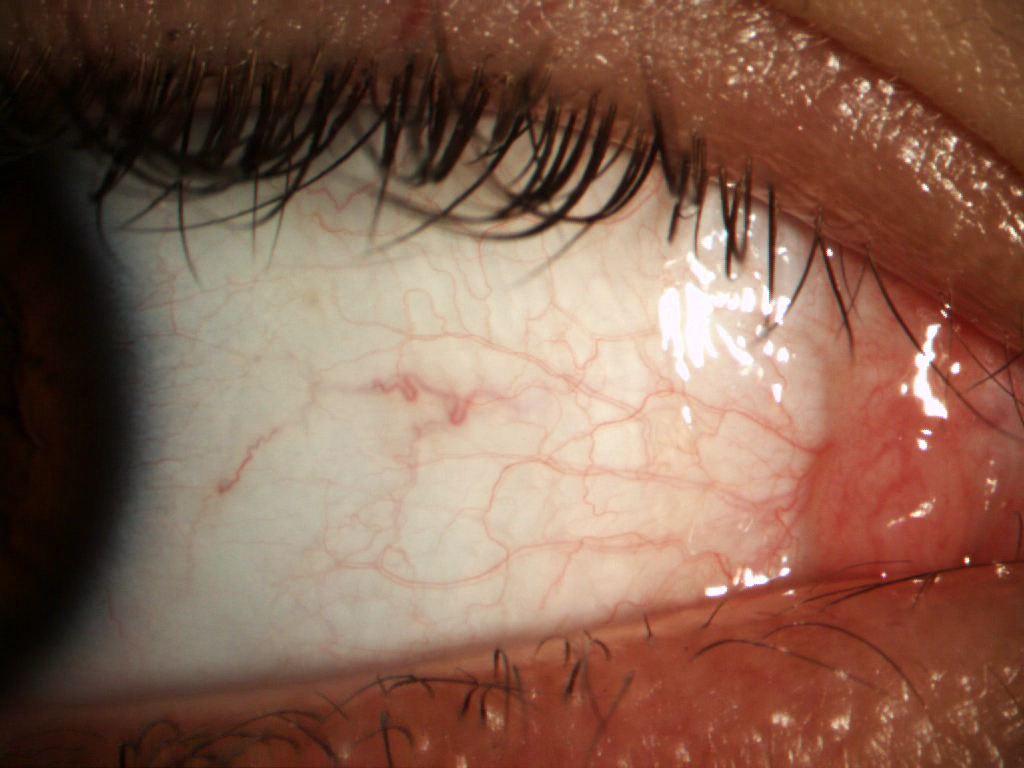
#> input picture dataset/BN_15_1.BMP, 1024 x 768 px
$ python -i segmentation.py   (imports and definitions only)
#> lines starting #> are read from the running program, lines starting #| are printed output that depends on the picture; after the words box and inside, x2 and y2 are one past the last pixel; in counts of white or black regions, pixels touching at a corner belong together
#> further down, picture is the input picture: shape (768, 1024, 3); mean B, G, R 80.6, 97.9, 133.3
import numpy as np
import cv2
from matplotlib import pyplot as plt

LIMITE_ROJO = 145
MINIMO_MASCARAS = 4
N_MEDIAN = 4

# [8 lines left out: function pinta_mascara, not called in this run]

def bgr_to_tsl(image):  # bgr
    """
    Convertir imagen bgr a tsl.
    Solo calcula los canales S y L

    Parameters
    ----------
    image : numpy.ndarray | imagen BGR
    Returns
    -------
    numpy.ndarray | imagen TSL
    """
    image = image.astype(float)
    output = (image*0).astype(float)
#> output: shape (768, 1024, 3) float64; every value is 0

    suma_ = (image[:,:,2]+image[:,:,1]+image[:,:,0])
    r = np.divide(image[:,:,2],suma_+0.00001)
    g = np.divide(image[:,:,1],suma_+0.00001)

    r_prima = r - 1/3
    g_prima = g - 1/3

    # El canal T no nos interesa.

    # Canal S
    output[:,:,1] = (np.sqrt((9/5)*(np.power(r_prima,2)+np.power(g_prima,2))))*255

    # Canal L
    output[:,:,2] = 0.299*image[:,:,2]+0.587*image[:,:,1]+0.114*image[:,:,0]

    return(output.astype(np.uint8))

def get_mtg(image):
    """
    Thresholding en el canal G de una imagen BGR usando
    la media de la intensidad de toda la imagen

    Parameters
    ----------
    image : numpy.ndarray | imagen BGR
    Returns
    -------
    numpy.ndarray | mascara (x,y) -> 1 o 0
    """
    output = image[:,:,0]*0
#> output: shape (768, 1024); every value is 0
    umbral = np.mean(image)
#> umbral = 103.9
    ix,iy = np.where(image[:,:,1]>=umbral)
    output[ix,iy]=1
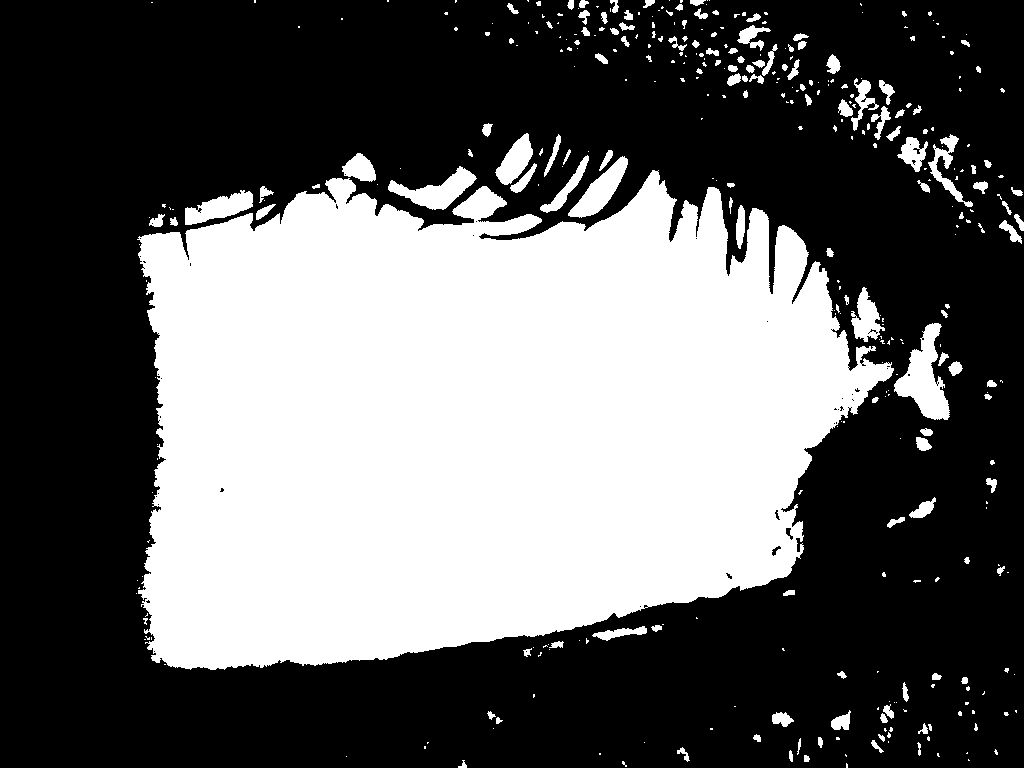
#> output: shape (768, 1024); values 0 (black) and 1 (white), 38.7% white; 383 white regions (240 under 20 px), largest, box (x1, y1, x2, y2) and area: (137, 170, 894, 670) 281429, (894, 323, 950, 420) 2616, (388, 166, 477, 210) 1609
    return output

def get_mtg2(image):
    """
    Thresholding en el canal G de una imagen BGR usando
    la media del tronco central del canal G

    Parameters
    ----------
    image : numpy.ndarray | imagen BGR
    Returns
    -------
    numpy.ndarray | mascara (x,y) -> 1 o 0
    """
    output = image[:,:,0]*0
    bloque_central1 = int(image.shape[0]/3)
    bloque_central2 = int(image.shape[1]/3)
    umbral = np.mean(image[bloque_central1:bloque_central1*2,bloque_central2:bloque_central2*2:,1])
#> umbral = 200.2

    ix,iy = np.where(image[:,:,1]>=umbral)
    output[ix,iy]=1
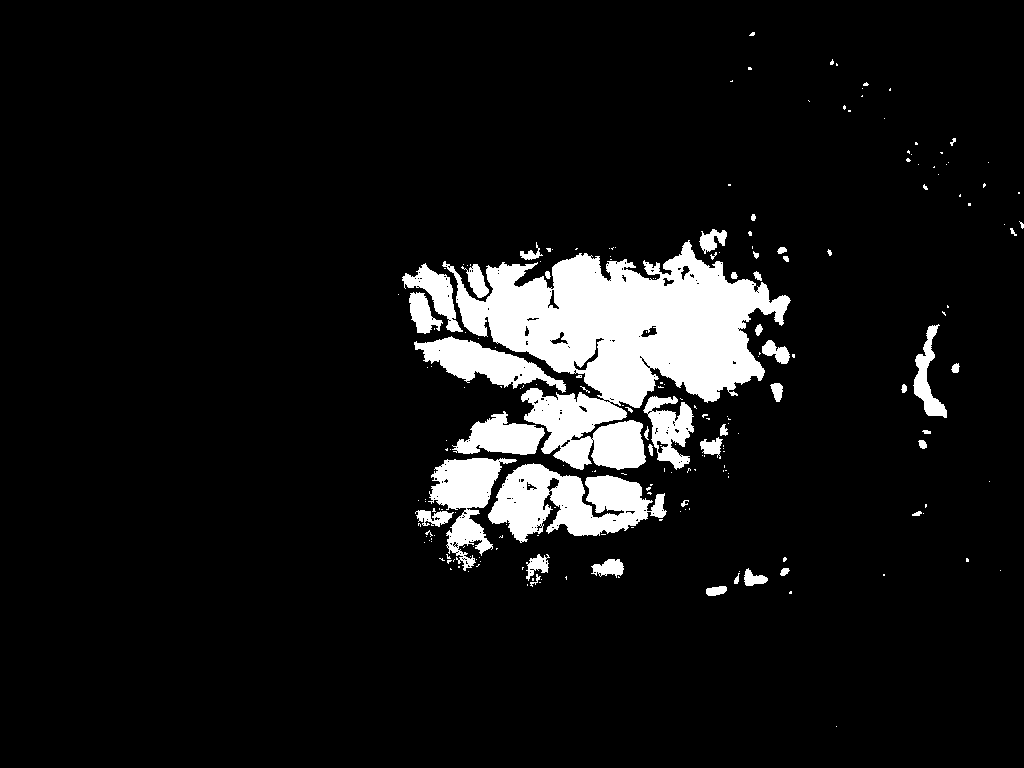
#> output: shape (768, 1024); values 0 (black) and 1 (white), 8.4% white; 211 white regions (166 under 20 px), largest, box (x1, y1, x2, y2) and area: (442, 240, 791, 470) 37478, (488, 463, 667, 543) 7937, (428, 458, 517, 571) 4144
    return output

def get_mtv(hsv_img):  # HSV
    """
    Thresholding en el canal V de una imagen HSV usando
    la media del canal V

    Parameters
    ----------
    image : numpy.ndarray | imagen HSV
    Returns
    -------
    numpy.ndarray | mascara (x,y) -> 1 o 0
    """
    output = hsv_img[:,:,0]*0
    umbral = np.mean(hsv_img[:,:,2])
#> umbral = 133.3
    ix,iy = np.where(hsv_img[:,:,2]>=umbral)
    output[ix,iy]=1
#> output: shape (768, 1024); values 0 (black) and 1 (white), 51% white; 479 black regions (425 under 20 px), largest, box (x1, y1, x2, y2) and area: (0, 0, 1024, 768) 345624, (760, 465, 1024, 768) 30283, (535, 654, 634, 768) 2488
    return output

def get_mtl(lab_img):  #LAB
    """
    Thresholding en el canal L de una imagen L*a*b* usando
    la media del canal L

    Parameters
    ----------
    image : numpy.ndarray | imagen LAB
    Returns
    -------
    numpy.ndarray | mascara (x,y) -> 1 o 0
    """
    output = lab_img[:,:,0]*0
    umbral = np.mean(lab_img[:,:,0])
#> umbral = 111.9
    ix,iy = np.where(lab_img[:,:,0]>=umbral)
    output[ix,iy]=1
#> output: shape (768, 1024); values 0 (black) and 1 (white), 43.8% white; 443 white regions (272 under 20 px), largest, box (x1, y1, x2, y2) and area: (136, 152, 1012, 671) 313279, (834, 78, 895, 141) 1743, (387, 164, 477, 210) 1732
    return output

def get_mts(tsl_img):  #TSL
    """
    Thresholding en el canal S de una imagen TSL usando
    la media del canal S
    Parameters
    ----------
    image : numpy.ndarray | imagen TSL
    Returns
    -------
    numpy.ndarray | mascara (x,y) -> 1 o 0
    """

    m1 = tsl_img[:,:,0]*0
    umbral = np.mean(tsl_img[:,:,1])
#> umbral = 48.62
    ix,iy = np.where(tsl_img[:,:,1]<=umbral)
    m1[ix,iy]=1
#> m1: shape (768, 1024); values 0 (black) and 1 (white), 50.1% white; 317 black regions (293 under 20 px), largest, box (x1, y1, x2, y2) and area: (0, 0, 1024, 768) 390303, (386, 123, 402, 169) 379, (827, 284, 840, 322) 165
    return m1

def get_mts2(tsl_img,hsv_img):
    """
    Thresholding en el canal S de una imagen TSL usando
    la media del canal S y considerando únicamente píxeles no rojos.

    Parameters
    ----------
    image : numpy.ndarray | imagen BGR
    Returns
    -------
    numpy.ndarray | mascara (x,y) -> 1 o 0
    """

    m1 = tsl_img[:,:,0]*0
    m2 = tsl_img[:,:,0]*0
    m3 = tsl_img[:,:,0]*0

    umbral = np.mean(tsl_img[:,:,1])
#> umbral = 48.62
    ix,iy = np.where(tsl_img[:,:,1]<=umbral)
    m1[ix,iy]=1

    ix,iy = np.where(np.logical_or(np.logical_and(hsv_img[:,:,0]>=213,hsv_img[:,:,0]<=255),np.logical_and(hsv_img[:,:,0]>=0,hsv_img[:,:,0]<=21)))
    m2[ix,iy] = 1
#> m2: shape (768, 1024); values 0 (black) and 1 (white), 91.3% white; 1276 black regions (1037 under 20 px), largest, box (x1, y1, x2, y2) and area: (60, 142, 370, 446) 29449, (192, 472, 324, 624) 6362, (686, 284, 756, 368) 1933

    ix,iy = np.where(np.logical_and(np.logical_and(hsv_img[:,:,2]>=96,hsv_img[:,:,2]<=255),np.logical_and(hsv_img[:,:,1]>=96,hsv_img[:,:,1]<=255)))
    m3[ix,iy] = 1
#> m3: shape (768, 1024); values 0 (black) and 1 (white), 36.9% white; 342 white regions (278 under 20 px), largest, box (x1, y1, x2, y2) and area: (197, 0, 1024, 768) 277283, (530, 154, 676, 237) 1581, (428, 130, 534, 230) 1409

    return(np.logical_or(m1,m2*m3))
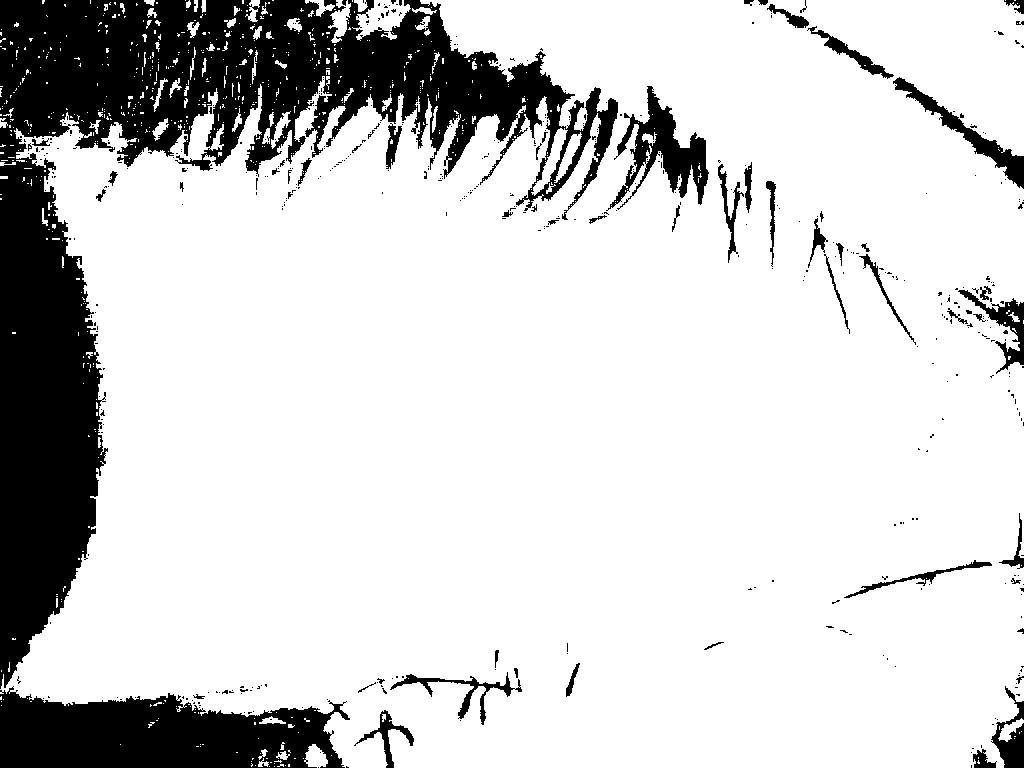
#> returned value: shape (768, 1024) bool; 81.9% white; 474 black regions (417 under 20 px), largest, box (x1, y1, x2, y2) and area: (0, 0, 618, 689) 103864, (0, 686, 350, 768) 20352, (606, 86, 709, 211) 4291

def get_mmo(image,iter=10):
    """
    Thresholding en el canal G de una imagen BGR usando
    la media de la intensidad de toda la imagen. Seguido
    de "morphological openings".

    Parameters
    ----------
    image : numpy.ndarray | imagen BGR
    Returns
    -------
    numpy.ndarray | mascara (x,y) -> 1 o 0
    """
#> called with iter = 10
    output = image[:,:,0]*0
    umbral = np.mean(image)
#> umbral = 103.9
    ix,iy = np.where(image[:,:,1]>=umbral)
    output[ix,iy]=1
    kernel_ = cv2.getStructuringElement(cv2.MORPH_RECT, (3,3))
    output = cv2.morphologyEx(output, op=cv2.MORPH_OPEN, kernel=kernel_, iterations=iter)
#> output: shape (768, 1024); values 0 (black) and 1 (white), 34.8% white; 3 white regions, box (x1, y1, x2, y2) and area: (142, 185, 855, 668) 272185, (910, 363, 944, 416) 1368, (426, 186, 448, 207) 462
    return output

def segmentar(image,post=True,pintar=False):
    """
    Identificación automática de la región del ojo a considerar.
    Parameters
    ----------
    image : numpy.ndarray | imagen BGR
    post: True | False | indica si realizar operaciones morfológicas para mejorar ROI
    pintar: True | False | indica si pintar máscara sobre imagen original y salvar resultado

    Returns
    -------
    numpy.ndarray | mascara (x,y) -> 1 o 0
    """

    hsv_img = cv2.cvtColor(image, cv2.COLOR_BGR2HSV)
    lab_img = cv2.cvtColor(image, cv2.COLOR_BGR2LAB)
    tsl_img = bgr_to_tsl(image)

    m=None
    m1=get_mtg(image)
    m2=get_mtg2(image)
    m3=get_mtv(hsv_img)
    m4=get_mtl(lab_img)
    m5=get_mts(tsl_img)
    m6=get_mts2(tsl_img,hsv_img)
    m7=get_mmo(image)

    bloque_central1 = int(image.shape[0]/3)
    bloque_central2 = int(image.shape[1]/3)
    nivel_rojo = np.mean(lab_img[bloque_central1:bloque_central1*2,bloque_central2:bloque_central2*2,1])
#> nivel_rojo = 132.5
    #print(nivel_rojo)

    # Ponderacion de las distintas máscaras. m->2D entre 0 y 7
    if(nivel_rojo>LIMITE_ROJO):
        m = m3*3+m4*2+m6*2
    else:
        m = m1+m2+m3+m4+m5+m6+m7

    # Píxeles > MINIMO_MASCARAS 1; caso contrario 0.
    ii,jj=np.where(m>=MINIMO_MASCARAS)
    mascara = np.zeros((m.shape[0],m.shape[1]),dtype=np.uint8)
    mascara[ii,jj]=1

    # Depuración de la máscara a través de operaciones morfológicas
    if post:
        for i in range(N_MEDIAN):
            mascara = cv2.medianBlur(mascara, 17)
        kernel =  cv2.getStructuringElement(cv2.MORPH_ELLIPSE, (23,23)) #np.ones((23,23), np.uint8)
        mascara = cv2.morphologyEx(mascara,cv2.MORPH_OPEN, kernel, iterations=6)

    if pintar: # pintar mascara sobre imagen para comparaciones
        pinta_mascara(mascara,image)

    # Generamos máscara de 3 canales triplicando aux (para poder multiplicar con imagen).
    aux = np.transpose(mascara)
    mascara = np.transpose(np.stack((aux,aux,aux)))
    return mascara

>>> import cv2
>>> picture = cv2.imread('../dataset/BN_15_1.BMP')
>>> result = segmentar(picture)
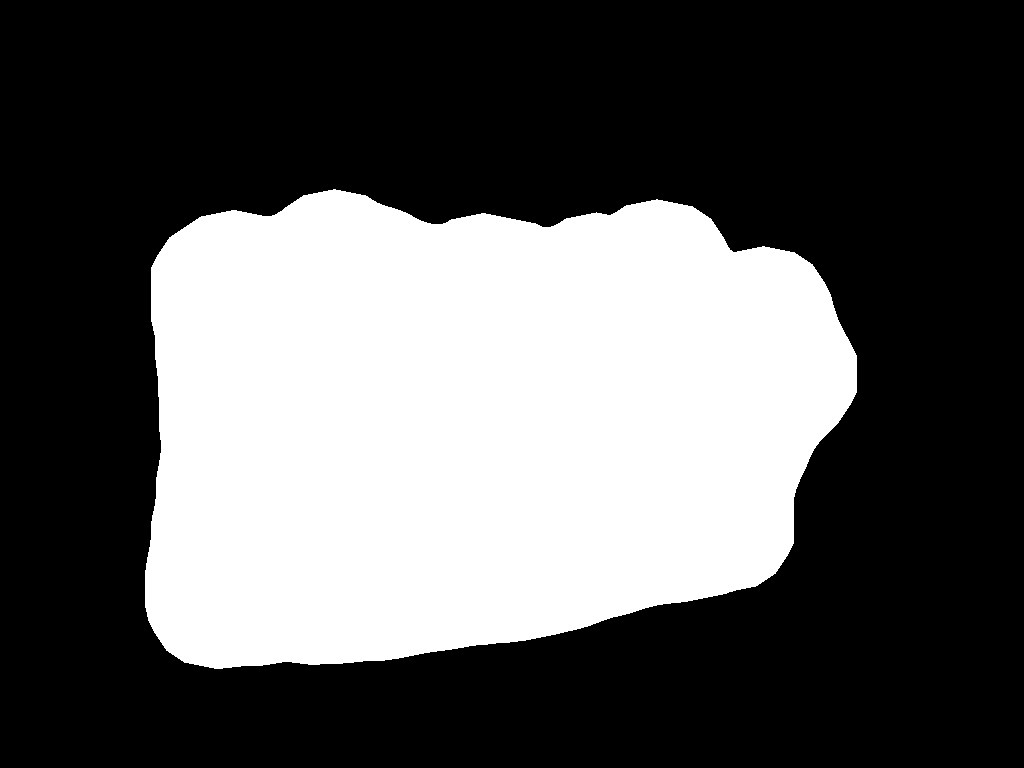
#> result: shape (768, 1024, 3); values 0 (black) and 1 (white), 35.3% white; 1 white region, box (x1, y1, x2, y2) and area: (145, 189, 857, 669) 277980

$ run again, on dataset/BN_19_1.BMP
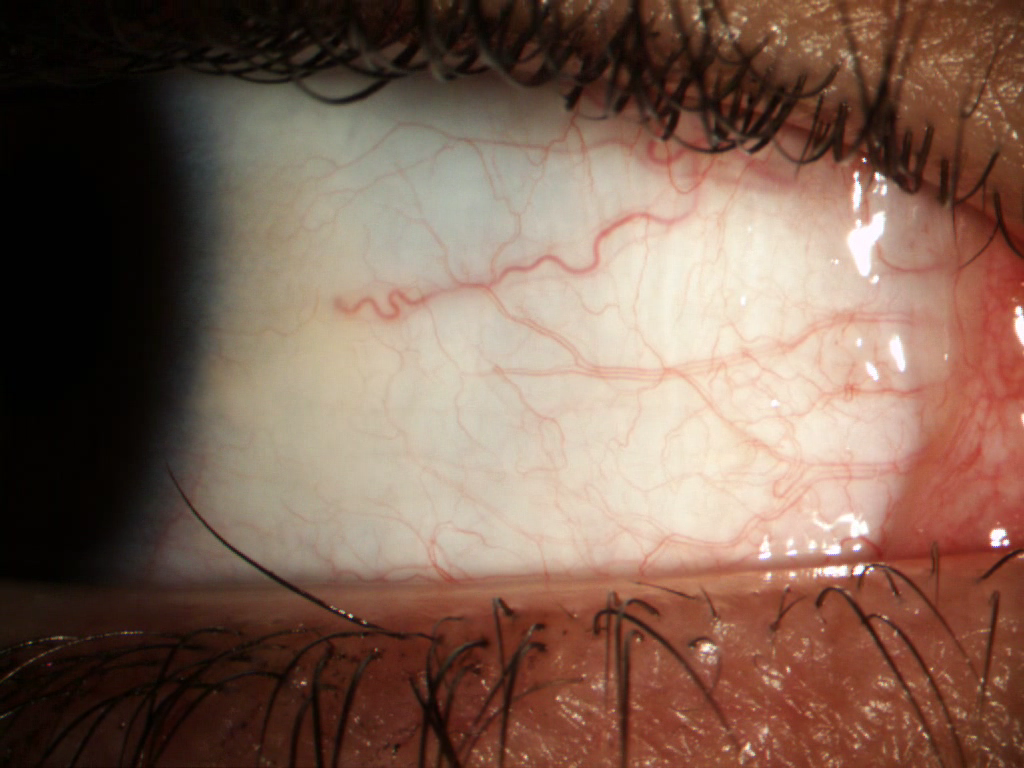
#> input picture dataset/BN_19_1.BMP, 1024 x 768 px
#> picture is the input picture: shape (768, 1024, 3); mean B, G, R 84, 98.5, 126.1
#> hsv_img: shape (768, 1024, 3); mean H, S, V 14.2, 109.4, 126.2
#> lab_img: shape (768, 1024, 3); mean of channels 0, 1, 2 109.3, 137.3, 140.7
#> in get_mtg, `umbral = np.mean(image)`: umbral = 102.9
#> in get_mtg2, `umbral = np.mean(image[bloque_central1:bloque_central1*2,bloque_centra..`: umbral = 199.1
#> in get_mtg2, `output[ix,iy]=1`:
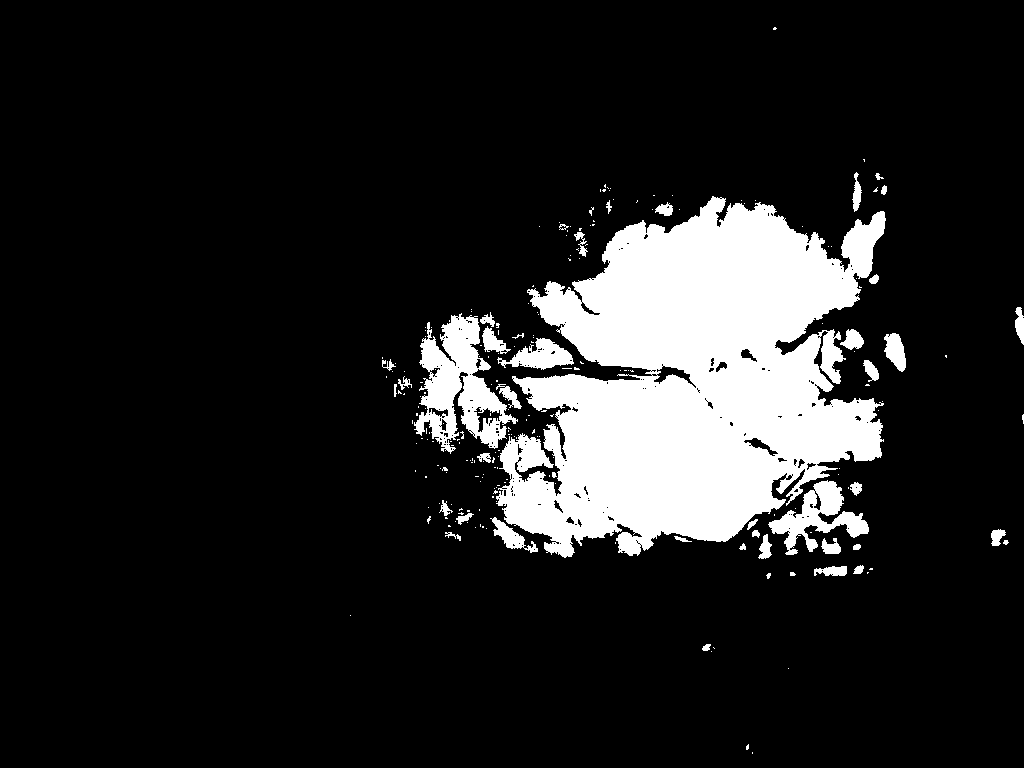
#> output: shape (768, 1024); values 0 (black) and 1 (white), 13.4% white; 226 white regions (182 under 20 px), largest, box (x1, y1, x2, y2) and area: (496, 196, 886, 558) 88741, (414, 313, 518, 454) 6773, (768, 480, 869, 555) 2863
#> in get_mtv, `umbral = np.mean(hsv_img[:,:,2])`: umbral = 126.2
#> in get_mtl, `umbral = np.mean(lab_img[:,:,0])`: umbral = 109.3
#> in get_mts, `umbral = np.mean(tsl_img[:,:,1])`: umbral = 43.04
#> m1: shape (768, 1024); values 0 (black) and 1 (white), 53% white; 242 black regions (216 under 20 px), largest, box (x1, y1, x2, y2) and area: (0, 0, 1024, 768) 367820, (304, 45, 335, 70) 188, (180, 489, 241, 554) 166
#> m2: shape (768, 1024); values 0 (black) and 1 (white), 90.2% white; 1329 black regions (1066 under 20 px), largest, box (x1, y1, x2, y2) and area: (128, 70, 514, 352) 41976, (650, 256, 696, 346) 1333, (476, 144, 532, 210) 1258
#> m3: shape (768, 1024); values 0 (black) and 1 (white), 24.9% white; 251 white regions (192 under 20 px), largest, box (x1, y1, x2, y2) and area: (294, 188, 1024, 768) 144056, (890, 0, 1024, 242) 19076, (711, 0, 901, 110) 11965
#> in get_mmo, `umbral = np.mean(image)`: umbral = 102.9
#> nivel_rojo = 130.9
#> `result = segmentar(picture)`:
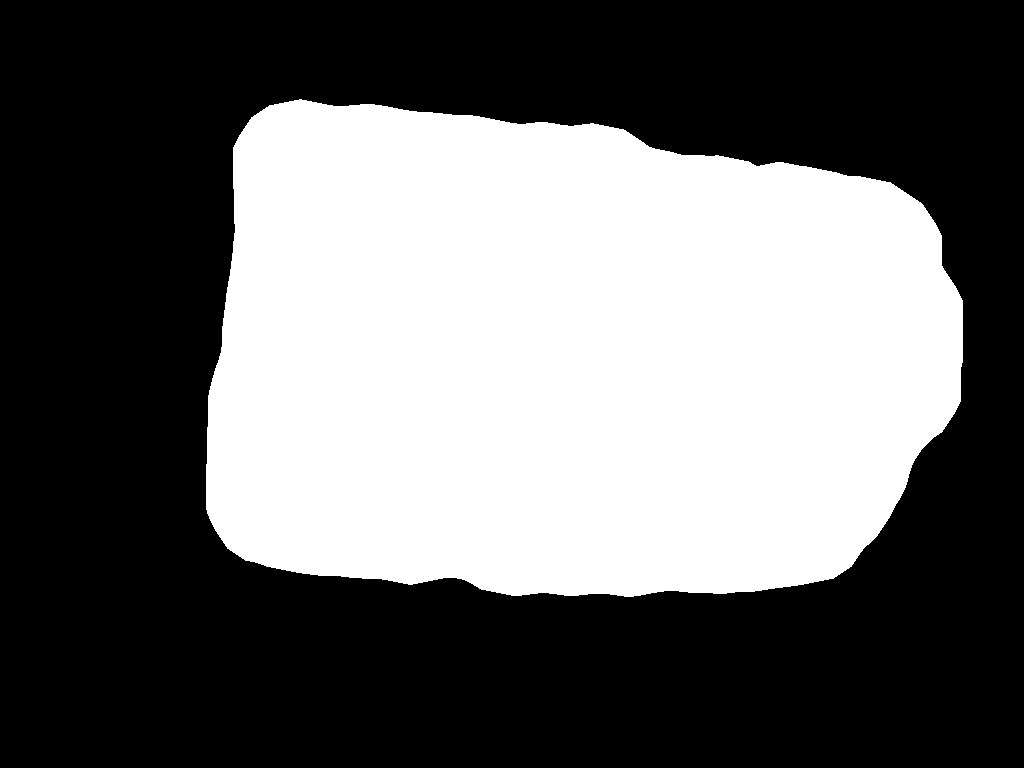
#> result: shape (768, 1024, 3); values 0 (black) and 1 (white), 40.2% white; 1 white region, box (x1, y1, x2, y2) and area: (206, 99, 963, 597) 316442
